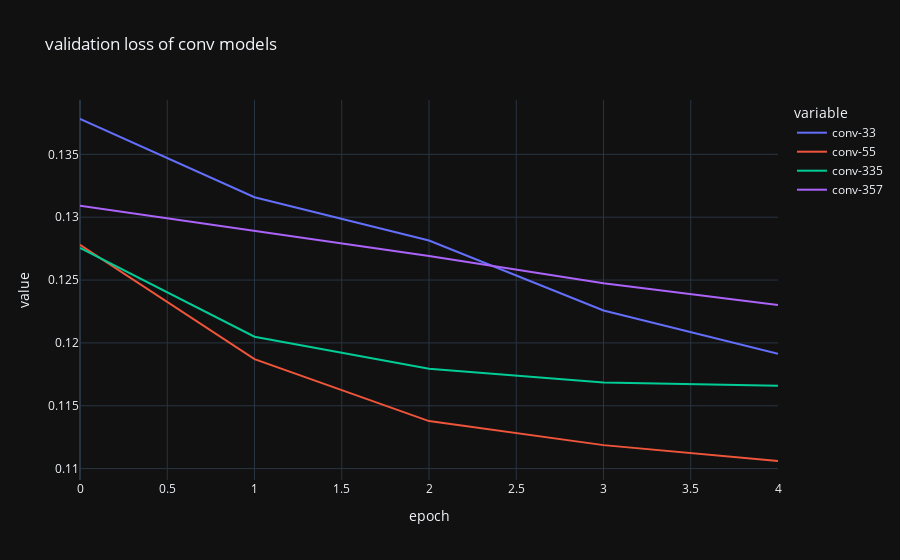

Notebook code cell kept with this figure:
### Code cell
plot_selection_val_loss(conv_models, "conv")

### Figure 1 — Plotly figure (JSON) as saved in the notebook; plotly's stock layout.template omitted (floating-point values rounded to 4 significant figures)
{"data": [{"hovertemplate": "variable=conv-33<br>epoch=%{x}<br>value=%{y}<extra></extra>", "legendgroup": "conv-33", "line": {"color": "#636efa", "dash": "solid"}, "marker": {"symbol": "circle"}, "mode": "lines", "name": "conv-33", "orientation": "v", "showlegend": true, "type": "scatter", "x": [0, 1, 2, 3, 4], "xaxis": "x", "y": [0.1378, 0.1316, 0.1281, 0.1226, 0.1191], "yaxis": "y"}, {"hovertemplate": "variable=conv-55<br>epoch=%{x}<br>value=%{y}<extra></extra>", "legendgroup": "conv-55", "line": {"color": "#EF553B", "dash": "solid"}, "marker": {"symbol": "circle"}, "mode": "lines", "name": "conv-55", "orientation": "v", "showlegend": true, "type": "scatter", "x": [0, 1, 2, 3, 4], "xaxis": "x", "y": [0.1278, 0.1187, 0.1138, 0.1119, 0.1106], "yaxis": "y"}, {"hovertemplate": "variable=conv-335<br>epoch=%{x}<br>value=%{y}<extra></extra>", "legendgroup": "conv-335", "line": {"color": "#00cc96", "dash": "solid"}, "marker": {"symbol": "circle"}, "mode": "lines", "name": "conv-335", "orientation": "v", "showlegend": true, "type": "scatter", "x": [0, 1, 2, 3, 4], "xaxis": "x", "y": [0.1276, 0.1205, 0.1179, 0.1169, 0.1166], "yaxis": "y"}, {"hovertemplate": "variable=conv-357<br>epoch=%{x}<br>value=%{y}<extra></extra>", "legendgroup": "conv-357", "line": {"color": "#ab63fa", "dash": "solid"}, "marker": {"symbol": "circle"}, "mode": "lines", "name": "conv-357", "orientation": "v", "showlegend": true, "type": "scatter", "x": [0, 1, 2, 3, 4], "xaxis": "x", "y": [0.1309, 0.1289, 0.1269, 0.1247, 0.123], "yaxis": "y"}], "layout": {"legend": {"title": {"text": "variable"}, "tracegroupgap": 0}, "title": {"text": "validation loss of conv models"}, "xaxis": {"anchor": "y", "domain": [0, 1], "title": {"text": "epoch"}}, "yaxis": {"anchor": "x", "domain": [0, 1], "title": {"text": "value"}}}}
